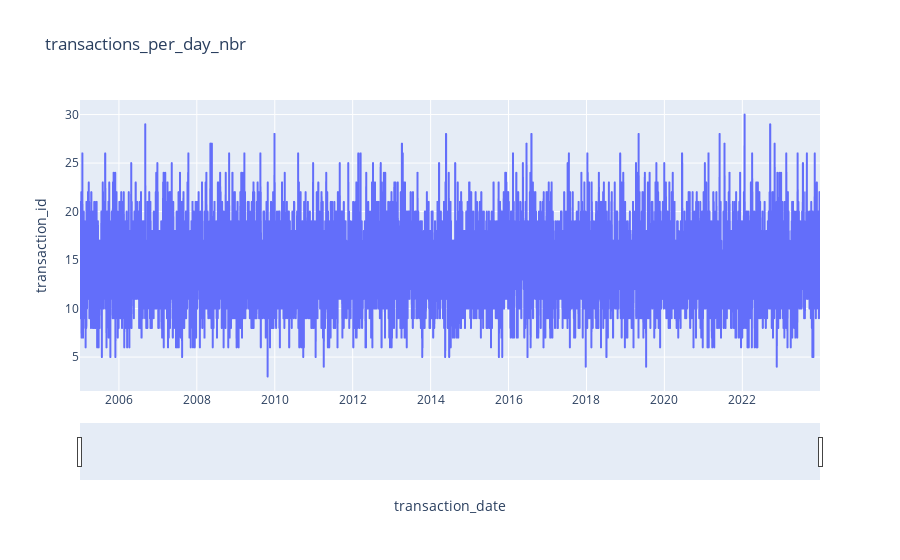

This figure's notebook cell:
### Markdown cell above
Nombre de transaction par jour

### Code cell
transactions_per_day_nbr = pd.DataFrame(transactions_copy.groupby("transaction_date").transaction_id.count()).reset_index()
fig = px.line(transactions_per_day_nbr, x='transaction_date', y='transaction_id', title='transactions_per_day_nbr')

fig.update_xaxes(rangeslider_visible=True)
fig.show()

### Figure 1 — Plotly figure (JSON) as saved in the notebook; plotly's stock layout.template omitted (floating-point values rounded to 4 significant figures; data arrays with more than 128 entries replaced by an {"elided": "..."} marker saying what was removed)
{"data": [{"hovertemplate": "transaction_date=%{x}<br>transaction_id=%{y}<extra></extra>", "legendgroup": "", "line": {"color": "#636efa", "dash": "solid"}, "marker": {"symbol": "circle"}, "mode": "lines", "name": "", "showlegend": false, "type": "scattergl", "x": {"elided": "6938 str values"}, "xaxis": "x", "y": {"elided": "6938 int values"}, "yaxis": "y"}], "layout": {"legend": {"tracegroupgap": 0}, "title": {"text": "transactions_per_day_nbr"}, "xaxis": {"anchor": "y", "domain": [0, 1], "rangeslider": {"visible": true}, "title": {"text": "transaction_date"}}, "yaxis": {"anchor": "x", "domain": [0, 1], "title": {"text": "transaction_id"}}}}
